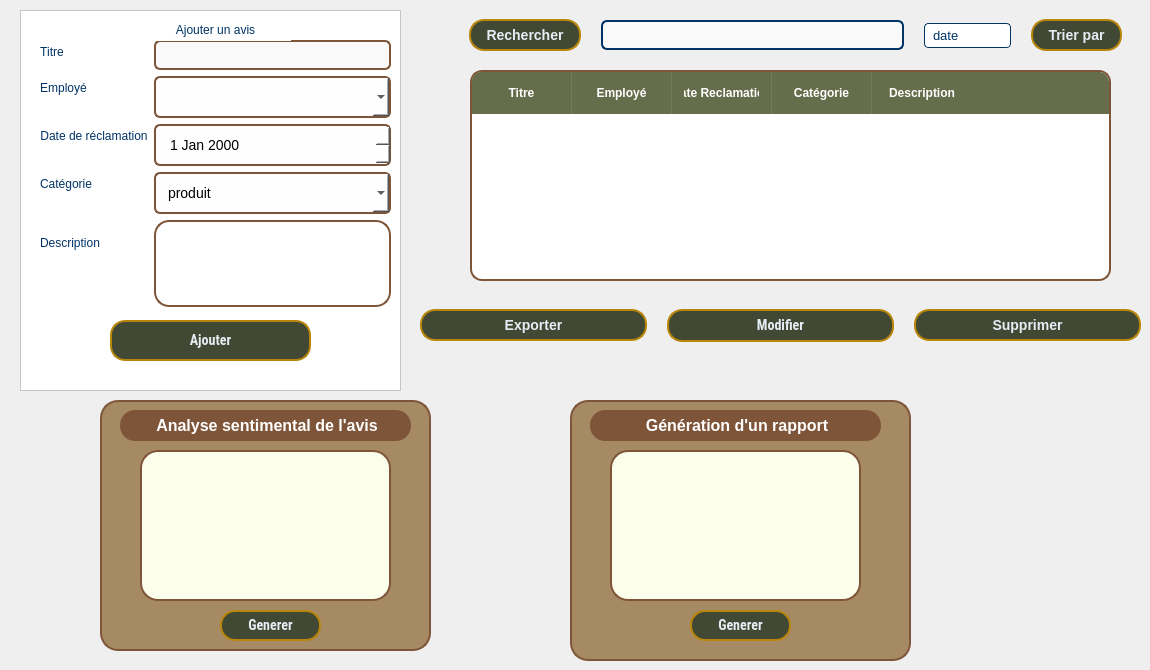
    <widget class="QWidget" name="GestionReclamationsPage">
     <widget class="QFrame" name="frame_27">
      <property name="geometry">
       <rect>
        <x>20</x>
        <y>10</y>
        <width>381</width>
        <height>381</height>
       </rect>
      </property>
      <property name="styleSheet">
       <string notr="true">QFrame {
	color: rgb(0, 51, 102);
   
    background-color: white;

}

</string>
      </property>
      <property name="frameShape">
       <enum>QFrame::Shape::StyledPanel</enum>
      </property>
      <property name="frameShadow">
       <enum>QFrame::Shadow::Raised</enum>
      </property>
      <widget class="QPushButton" name="BtnAjouter_30">
       <property name="geometry">
        <rect>
         <x>90</x>
         <y>310</y>
         <width>201</width>
         <height>41</height>
        </rect>
       </property>
       <property name="font">
        <font>
         <family>Roboto Condensed</family>
         <pointsize>-1</pointsize>
         <bold>true</bold>
        </font>
       </property>
       <property name="styleSheet">
        <string notr="true">QPushButton {
    background-color: #414833;   /* Or brillant */
    color: #E5EEF5;
    font-weight: bold;
    font-size: 14px;
    border-radius: 15px;
    padding: 6px 15px;
    font-family: &quot;Roboto Condensed&quot;;
    border: 2px solid #b8860b;   /* Or foncé */
}

QPushButton:hover {
          background-color: #656D4A;
          border: 2px solid #656D4A;
}
</string>
       </property>
       <property name="text">
        <string>Ajouter</string>
       </property>
      </widget>
      <widget class="QWidget" name="formWidget_3" native="true">
       <property name="geometry">
        <rect>
         <x>20</x>
         <y>30</y>
         <width>351</width>
         <height>267</height>
        </rect>
       </property>
       <property name="styleSheet">
        <string notr="true">background-color:transparent;
border:0px
</string>
       </property>
       <layout class="QFormLayout" name="formLayout_4">
        <item row="0" column="0">
         <widget class="QLabel" name="LType_12">
          <property name="styleSheet">
           <string notr="true">font: 600 11pt &quot;Ubuntu Sans&quot;;
border:0px solid;</string>
          </property>
          <property name="text">
           <string>&lt;html&gt;&lt;head/&gt;&lt;body&gt;&lt;p align=&quot;center&quot;&gt;Titre&lt;/p&gt;&lt;/body&gt;&lt;/html&gt;</string>
          </property>
         </widget>
        </item>
        <item row="0" column="1">
         <widget class="QLineEdit" name="nom_27">
          <property name="styleSheet">
           <string notr="true">QLineEdit {
    border: 2px solid #7F5539
;   /* Gris doux */
    border-radius: 6px;
    padding: 4px 8px;
    background: #f9f9f9;         /* Fond légèrement gris clair */
    selection-background-color: #d4af37;  /* Sélection en doré, petit rappel chic */
    font-size: 14px;
}
QLineEdit:focus {
    border: 2px solid #4169E1;   /* Gris un peu plus foncé quand focus */
    background: #ffffff;
}
</string>
          </property>
         </widget>
        </item>
        <item row="1" column="0">
         <widget class="QLabel" name="LType_13">
          <property name="styleSheet">
           <string notr="true">font: 600 11pt &quot;Ubuntu Sans&quot;;
border:0px solid;</string>
          </property>
          <property name="text">
           <string>&lt;html&gt;&lt;head/&gt;&lt;body&gt;&lt;p align=&quot;center&quot;&gt;Employé&lt;/p&gt;&lt;/body&gt;&lt;/html&gt;</string>
          </property>
         </widget>
        </item>
        <item row="1" column="1">
         <widget class="QComboBox" name="comboBox_2">
          <property name="styleSheet">
           <string notr="true">
          QComboBox {
           border: 2px solid #7F5539;
           border-radius: 6px;
           padding: 10px 12px;
           font-size: 14px;
           background-color: #FEFEFE;
          }
         </string>
          </property>
         </widget>
        </item>
        <item row="2" column="1">
         <widget class="QDateEdit" name="dateEdit_16">
          <property name="styleSheet">
           <string notr="true">
          QDateEdit {
           border: 2px solid #7F5539;
           border-radius: 6px;
           padding: 10px 12px;
           font-size: 14px;
           background-color: #FEFEFE;
          }
         </string>
          </property>
         </widget>
        </item>
        <item row="4" column="1">
         <widget class="QComboBox" name="comboBox_4">
          <property name="styleSheet">
           <string notr="true">
          QComboBox {
           border: 2px solid #7F5539;
           border-radius: 6px;
           padding: 10px 12px;
           font-size: 14px;
           background-color: #FEFEFE;
          }
         </string>
          </property>
          <item>
           <property name="text">
            <string>produit</string>
           </property>
          </item>
          <item>
           <property name="text">
            <string>material</string>
           </property>
          </item>
          <item>
           <property name="text">
            <string>stock</string>
           </property>
          </item>
         </widget>
        </item>
        <item row="5" column="1">
         <widget class="QTextEdit" name="textEdit">
          <property name="styleSheet">
           <string notr="true">background-color:white;
 border-radius: 20px;
 border-radius: 15px;
    padding: 6px 15px;
    font-family: &quot;Roboto Condensed&quot;;
    border: 2px solid #7F5539;   /* Or foncé */</string>
          </property>
         </widget>
        </item>
        <item row="2" column="0">
         <widget class="QLabel" name="LType_14">
          <property name="styleSheet">
           <string notr="true">font: 600 11pt &quot;Ubuntu Sans&quot;;
border:0px solid;</string>
          </property>
          <property name="text">
           <string>&lt;html&gt;&lt;head/&gt;&lt;body&gt;&lt;p align=&quot;center&quot;&gt;Date de réclamation&lt;/p&gt;&lt;/body&gt;&lt;/html&gt;</string>
          </property>
         </widget>
        </item>
        <item row="4" column="0">
         <widget class="QLabel" name="LType_17">
          <property name="styleSheet">
           <string notr="true">font: 600 11pt &quot;Ubuntu Sans&quot;;
border:0px solid;</string>
          </property>
          <property name="text">
           <string>&lt;html&gt;&lt;head/&gt;&lt;body&gt;&lt;p align=&quot;center&quot;&gt;Catégorie&lt;/p&gt;&lt;/body&gt;&lt;/html&gt;</string>
          </property>
         </widget>
        </item>
        <item row="5" column="0">
         <widget class="QLabel" name="LType_18">
          <property name="styleSheet">
           <string notr="true">font: 600 11pt &quot;Ubuntu Sans&quot;;
border:0px solid;</string>
          </property>
          <property name="text">
           <string>&lt;html&gt;&lt;head/&gt;&lt;body&gt;&lt;p align=&quot;center&quot;&gt;Description&lt;/p&gt;&lt;p align=&quot;center&quot;&gt;&lt;br/&gt;&lt;/p&gt;&lt;/body&gt;&lt;/html&gt;</string>
          </property>
         </widget>
        </item>
       </layout>
      </widget>
      <widget class="QLabel" name="LType_11">
       <property name="geometry">
        <rect>
         <x>120</x>
         <y>10</y>
         <width>151</width>
         <height>21</height>
        </rect>
       </property>
       <property name="styleSheet">
        <string notr="true">font: 600 11pt &quot;Ubuntu Sans&quot;;
border:0px solid;</string>
       </property>
       <property name="text">
        <string>&lt;html&gt;&lt;head/&gt;&lt;body&gt;&lt;p align=&quot;center&quot;&gt;Ajouter un avis&lt;/p&gt;&lt;/body&gt;&lt;/html&gt;</string>
       </property>
      </widget>
     </widget>
     <widget class="QWidget" name="widget_14" native="true">
      <property name="geometry">
       <rect>
        <x>420</x>
        <y>290</y>
        <width>721</width>
        <height>71</height>
       </rect>
      </property>
      <property name="styleSheet">
       <string notr="true">border:0px</string>
      </property>
      <layout class="QHBoxLayout" name="horizontalLayout_StatusCards_10">
       <property name="spacing">
        <number>20</number>
       </property>
       <item>
        <widget class="QPushButton" name="exporter_8">
         <property name="styleSheet">
          <string notr="true">QPushButton {
    background-color: #414833;   /* Or brillant */
    color: #E5EEF5;
    font-weight: bold;
    font-size: 14px;
    border-radius: 15px;
    padding: 6px 15px;
    font-family: &quot;Roboto Condensed&quot;;
    border: 2px solid #b8860b;   /* Or foncé */
}

QPushButton:hover {
          background-color: #656D4A;
          border: 2px solid #656D4A;
}
</string>
         </property>
         <property name="text">
          <string>Exporter</string>
         </property>
        </widget>
       </item>
       <item>
        <widget class="QPushButton" name="BtnModifierReclamatiopn">
         <property name="font">
          <font>
           <family>Roboto Condensed</family>
           <pointsize>-1</pointsize>
           <bold>true</bold>
          </font>
         </property>
         <property name="styleSheet">
          <string notr="true">QPushButton {
    background-color: #414833;   /* Or brillant */
    color: #E5EEF5;
    font-weight: bold;
    font-size: 14px;
    border-radius: 15px;
    padding: 6px 15px;
    font-family: &quot;Roboto Condensed&quot;;
    border: 2px solid #b8860b;   /* Or foncé */
}

QPushButton:hover {
          background-color: #656D4A;
          border: 2px solid #656D4A;
}
</string>
         </property>
         <property name="text">
          <string>Modifier</string>
         </property>
        </widget>
       </item>
       <item>
        <widget class="QPushButton" name="BtnSupprimer_8">
         <property name="styleSheet">
          <string notr="true">QPushButton {
    background-color: #414833;   /* Or brillant */
    color: #E5EEF5;
    font-weight: bold;
    font-size: 14px;
    border-radius: 15px;
    padding: 6px 15px;
    font-family: &quot;Roboto Condensed&quot;;
    border: 2px solid #b8860b;   /* Or foncé */
}

QPushButton:hover {
          background-color: #656D4A;
          border: 2px solid #656D4A;
}
</string>
         </property>
         <property name="text">
          <string>Supprimer</string>
         </property>
        </widget>
       </item>
      </layout>
     </widget>
     <widget class="QFrame" name="frame_15">
      <property name="geometry">
       <rect>
        <x>460</x>
        <y>10</y>
        <width>671</width>
        <height>51</height>
       </rect>
      </property>
      <property name="styleSheet">
       <string notr="true">border:0px</string>
      </property>
      <layout class="QHBoxLayout" name="horizontalLayout_StatusCards_11">
       <property name="spacing">
        <number>20</number>
       </property>
       <item>
        <widget class="QPushButton" name="rechercher_7">
         <property name="styleSheet">
          <string notr="true">QPushButton {
    background-color: #414833;   /* Or brillant */
    color: #E5EEF5;
    font-weight: bold;
    font-size: 14px;
    border-radius: 15px;
    padding: 6px 15px;
    font-family: &quot;Roboto Condensed&quot;;
    border: 2px solid #b8860b;   /* Or foncé */
}

QPushButton:hover {
          background-color: #656D4A;
          border: 2px solid #656D4A;
}
</string>
         </property>
         <property name="text">
          <string>Rechercher</string>
         </property>
        </widget>
       </item>
       <item>
        <widget class="QLineEdit" name="LineRecherche_5">
         <property name="styleSheet">
          <string notr="true">QLineEdit {
    border: 2px solid #003366;   /* Gris doux */
    border-radius: 6px;
    padding: 4px 8px;
    background: #f9f9f9;         /* Fond légèrement gris clair */
    selection-background-color: #d4af37;  /* Sélection en doré, petit rappel chic */
    font-size: 14px;
}
QLineEdit:focus {
    border: 2px solid #808080;   /* Gris un peu plus foncé quand focus */
    background: #ffffff;
}
</string>
         </property>
        </widget>
       </item>
       <item>
        <widget class="QComboBox" name="ComboTri_4">
         <property name="styleSheet">
          <string notr="true">/* COMBO — clean, simple, lisible */
QComboBox {
    background: #ffffff;
    color: #003366;
    font-family: &quot;Roboto Condensed&quot;;
    font-size: 13px;
    border: 1px solid #003366;
    border-radius: 4px;        /* petit arrondi discret */
    padding: 3px 8px;
    padding-right: 28px;       /* espace pour la flèche native */
}

/* garde la flèche native, bouton à droite transparent (pas de bloc moche) */
QComboBox::drop-down {
    border: none;
    background: transparent;
    width: 22px;
}

/* liste déroulante */
QComboBox QAbstractItemView {
    background: #ffffff;
    color: #003366;
    border: 1px solid #003366;
    selection-background-color: #E5EEF5;
    selection-color: #003366;
    outline: none;
}
</string>
         </property>
         <item>
          <property name="text">
           <string>date</string>
          </property>
         </item>
        </widget>
       </item>
       <item>
        <widget class="QPushButton" name="BtnTrier_5">
         <property name="styleSheet">
          <string notr="true">QPushButton {
    background-color: #414833;   /* Or brillant */
    color: #E5EEF5;
    font-weight: bold;
    font-size: 14px;
    border-radius: 15px;
    padding: 6px 15px;
    font-family: &quot;Roboto Condensed&quot;;
    border: 2px solid #b8860b;   /* Or foncé */
}

QPushButton:hover {
          background-color: #656D4A;
          border: 2px solid #656D4A;
}
</string>
         </property>
         <property name="text">
          <string>Trier par</string>
         </property>
        </widget>
       </item>
      </layout>
     </widget>
     <widget class="QTableWidget" name="tableWidget_2">
      <property name="geometry">
       <rect>
        <x>470</x>
        <y>70</y>
        <width>641</width>
        <height>211</height>
       </rect>
      </property>
      <property name="styleSheet">
       <string notr="true">/* The main table container */
QTableWidget {
    background-color: #FFFFFF;
    border: 2px solid #7F5539;
    border-radius: 12px; /* Increased for a smoother look */
    gridline-color: #F0F0F0; /* Lighter gridlines for modern feel */
    outline: 0; /* Removes the dotted line when clicking a cell */
}

/* Fix: Rounding the top corners of the header to match the table */
QHeaderView {
    background-color: transparent;
    border-top-left-radius: 10px;
    border-top-right-radius: 10px;
}

QHeaderView::section {
    background-color: #656D4A;
    color: #FFFFFF;
    font-weight: 600;
    font-size: 12px;
    padding: 10px 5px; /* Reduced padding to prevent text from touching edges */
    border: none;
    border-right: 1px solid rgba(255, 255, 255, 0.1); /* Subtle divider */
}

/* Remove the border from the very last header section */
QHeaderView::section:last {
    border-right: none;
}

/* Table Item Styling */
QTableWidget::item {
    padding: 10px;
    color: #333333;
    border-bottom: 1px solid #F0F0F0;
}

/* Highlight row on hover */
QTableWidget::item:hover {
    background-color: #FDFCFB;
}

/* Style for selected rows */
QTableWidget::item:selected {
    background-color: #EDE7E3;
    color: #7F5539;
}

/* Ensure the header container itself is rounded at the top */
QHeaderView {
    background-color: transparent;
    border-top-left-radius: 10px;
    border-top-right-radius: 10px;
}

/* Round the first and last sections specifically */
QHeaderView::section:horizontal:first {
    border-top-left-radius: 8px;
}

QHeaderView::section:horizontal:last {
    border-top-right-radius: 8px;
    border-right: none;
}
QHeaderView {
    background-color: #656D4A; /* Same as your section color */
}
/* This styles the entire header bar background */
QHeaderView {
    background-color: #656D4A; /* Matches your green sections */
    border: none;
    border-top-left-radius: 10px;
    border-top-right-radius: 10px;
}

/* This styles the individual column boxes */
QHeaderView::section {
    background-color: #656D4A;
    color: #FFFFFF;
    padding: 12px;
    border: none;
    /* Use a very subtle divider so it looks like one solid bar */
    border-right: 1px solid rgba(255, 255, 255, 0.1); 
}

/* Specific fix for the 'weird' corner clipping */
QHeaderView::section:horizontal:first {
    border-top-left-radius: 10px;
}

QHeaderView::section:horizontal:last {
    border-top-right-radius: 10px;
    border-right: none;
}</string>
      </property>
      <column>
       <property name="text">
        <string>Titre</string>
       </property>
      </column>
      <column>
       <property name="text">
        <string>Employé</string>
       </property>
      </column>
      <column>
       <property name="text">
        <string>Date Reclamation</string>
       </property>
      </column>
      <column>
       <property name="text">
        <string>Catégorie</string>
       </property>
      </column>
      <column>
       <property name="text">
        <string>Description</string>
       </property>
      </column>
     </widget>
     <widget class="QFrame" name="frame_34">
      <property name="geometry">
       <rect>
        <x>100</x>
        <y>400</y>
        <width>331</width>
        <height>251</height>
       </rect>
      </property>
      <property name="styleSheet">
       <string notr="true">QFrame {
    background-color: #A68A64;  /* même bleu que ton QHeaderView */
    border: 2px solid #7F5539;  /* optionnel : tu peux ajuster la bordure */
    border-radius: 18px;         /* optionnel : coins arrondis */
}


</string>
      </property>
      <property name="frameShape">
       <enum>QFrame::Shape::StyledPanel</enum>
      </property>
      <property name="frameShadow">
       <enum>QFrame::Shadow::Raised</enum>
      </property>
      <widget class="QLabel" name="ctBottitle_17">
       <property name="geometry">
        <rect>
         <x>20</x>
         <y>10</y>
         <width>291</width>
         <height>31</height>
        </rect>
       </property>
       <property name="styleSheet">
        <string notr="true">QLabel {
    background-color: #7F5539;
    color: #003366;
    font-family: &quot;Roboto Condensed&quot;;
    font-size: 13px;
    border: none;
    border-radius: 15px;   /* half of the label height for pill shape */
    padding: 4px 12px;     /* vertical / horizontal padding */
    font-weight: bold;
}
</string>
       </property>
       <property name="text">
        <string>&lt;html&gt;&lt;head/&gt;&lt;body&gt;&lt;p align=&quot;center&quot;&gt;&lt;span style=&quot; font-size:12pt; color:#ffffff;&quot;&gt;Analyse sentimental de l'avis&lt;/span&gt;&lt;/p&gt;&lt;/body&gt;&lt;/html&gt;</string>
       </property>
      </widget>
      <widget class="QPushButton" name="BtnAjouter_34">
       <property name="geometry">
        <rect>
         <x>120</x>
         <y>210</y>
         <width>101</width>
         <height>31</height>
        </rect>
       </property>
       <property name="font">
        <font>
         <family>Roboto Condensed</family>
         <pointsize>-1</pointsize>
         <bold>true</bold>
        </font>
       </property>
       <property name="styleSheet">
        <string notr="true">QPushButton {
    background-color: #414833;   /* Or brillant */
    color: #E5EEF5;
    font-weight: bold;
    font-size: 14px;
    border-radius: 15px;
    padding: 6px 15px;
    font-family: &quot;Roboto Condensed&quot;;
    border: 2px solid #b8860b;   /* Or foncé */
}

QPushButton:hover {
          background-color: #656D4A;
          border: 2px solid #656D4A;
}
</string>
       </property>
       <property name="text">
        <string>Generer</string>
       </property>
      </widget>
      <widget class="QFrame" name="frame_9">
       <property name="geometry">
        <rect>
         <x>40</x>
         <y>50</y>
         <width>251</width>
         <height>151</height>
        </rect>
       </property>
       <property name="styleSheet">
        <string notr="true">background-color: rgb(253, 255, 237);</string>
       </property>
       <property name="frameShape">
        <enum>QFrame::Shape::StyledPanel</enum>
       </property>
       <property name="frameShadow">
        <enum>QFrame::Shadow::Raised</enum>
       </property>
      </widget>
     </widget>
     <widget class="QFrame" name="frame_35">
      <property name="geometry">
       <rect>
        <x>570</x>
        <y>400</y>
        <width>341</width>
        <height>261</height>
       </rect>
      </property>
      <property name="styleSheet">
       <string notr="true">QFrame {
    background-color: #A68A64;  /* même bleu que ton QHeaderView */
    border: 2px solid #7F5539;  /* optionnel : tu peux ajuster la bordure */
    border-radius: 18px;         /* optionnel : coins arrondis */
}


</string>
      </property>
      <property name="frameShape">
       <enum>QFrame::Shape::StyledPanel</enum>
      </property>
      <property name="frameShadow">
       <enum>QFrame::Shadow::Raised</enum>
      </property>
      <widget class="QLabel" name="ctBottitle_20">
       <property name="geometry">
        <rect>
         <x>20</x>
         <y>10</y>
         <width>291</width>
         <height>31</height>
        </rect>
       </property>
       <property name="styleSheet">
        <string notr="true">QLabel {
    background-color: #7F5539;
    color: #003366;
    font-family: &quot;Roboto Condensed&quot;;
    font-size: 13px;
    border: none;
    border-radius: 15px;   /* half of the label height for pill shape */
    padding: 4px 12px;     /* vertical / horizontal padding */
    font-weight: bold;
}
</string>
       </property>
       <property name="text">
        <string>&lt;html&gt;&lt;head/&gt;&lt;body&gt;&lt;p align=&quot;center&quot;&gt;&lt;span style=&quot; font-size:12pt; color:#ffffff;&quot;&gt;Génération d'un rapport&lt;/span&gt;&lt;/p&gt;&lt;/body&gt;&lt;/html&gt;</string>
       </property>
      </widget>
      <widget class="QPushButton" name="BtnAjouter_35">
       <property name="geometry">
        <rect>
         <x>120</x>
         <y>210</y>
         <width>101</width>
         <height>31</height>
        </rect>
       </property>
       <property name="font">
        <font>
         <family>Roboto Condensed</family>
         <pointsize>-1</pointsize>
         <bold>true</bold>
        </font>
       </property>
       <property name="styleSheet">
        <string notr="true">QPushButton {
    background-color: #414833;   /* Or brillant */
    color: #E5EEF5;
    font-weight: bold;
    font-size: 14px;
    border-radius: 15px;
    padding: 6px 15px;
    font-family: &quot;Roboto Condensed&quot;;
    border: 2px solid #b8860b;   /* Or foncé */
}

QPushButton:hover {
          background-color: #656D4A;
          border: 2px solid #656D4A;
}
</string>
       </property>
       <property name="text">
        <string>Generer</string>
       </property>
      </widget>
      <widget class="QFrame" name="frame_10">
       <property name="geometry">
        <rect>
         <x>40</x>
         <y>50</y>
         <width>251</width>
         <height>151</height>
        </rect>
       </property>
       <property name="styleSheet">
        <string notr="true">background-color: rgb(253, 255, 237);</string>
       </property>
       <property name="frameShape">
        <enum>QFrame::Shape::StyledPanel</enum>
       </property>
       <property name="frameShadow">
        <enum>QFrame::Shadow::Raised</enum>
       </property>
      </widget>
     </widget>
    </widget>
